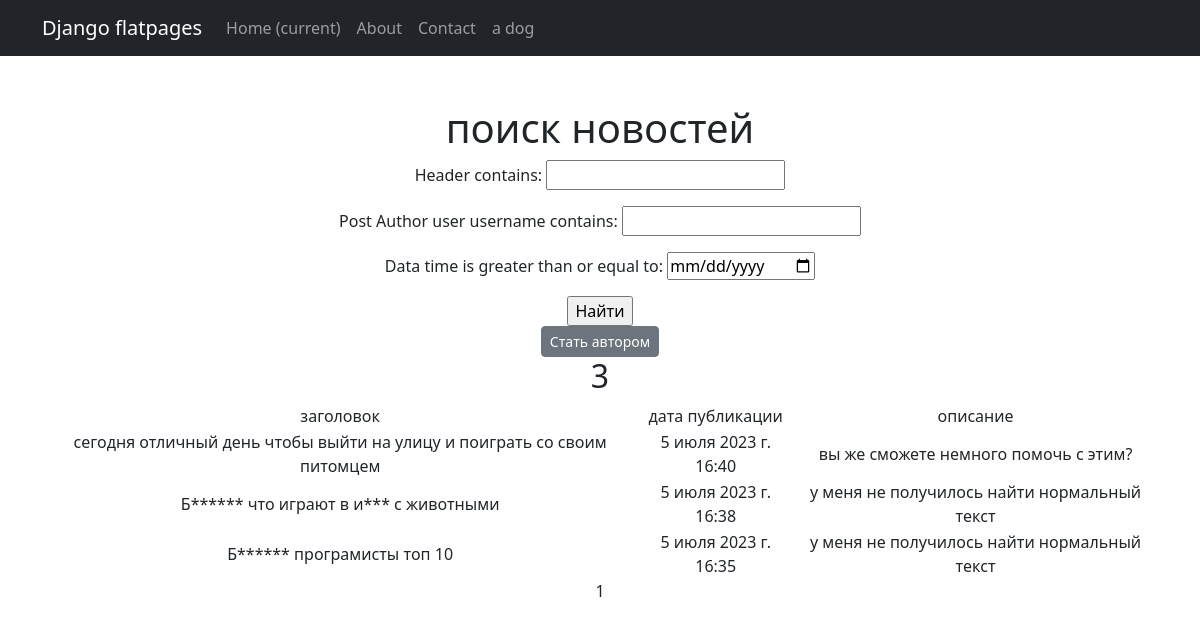
The app's page /news/search/ (signed in), older data.
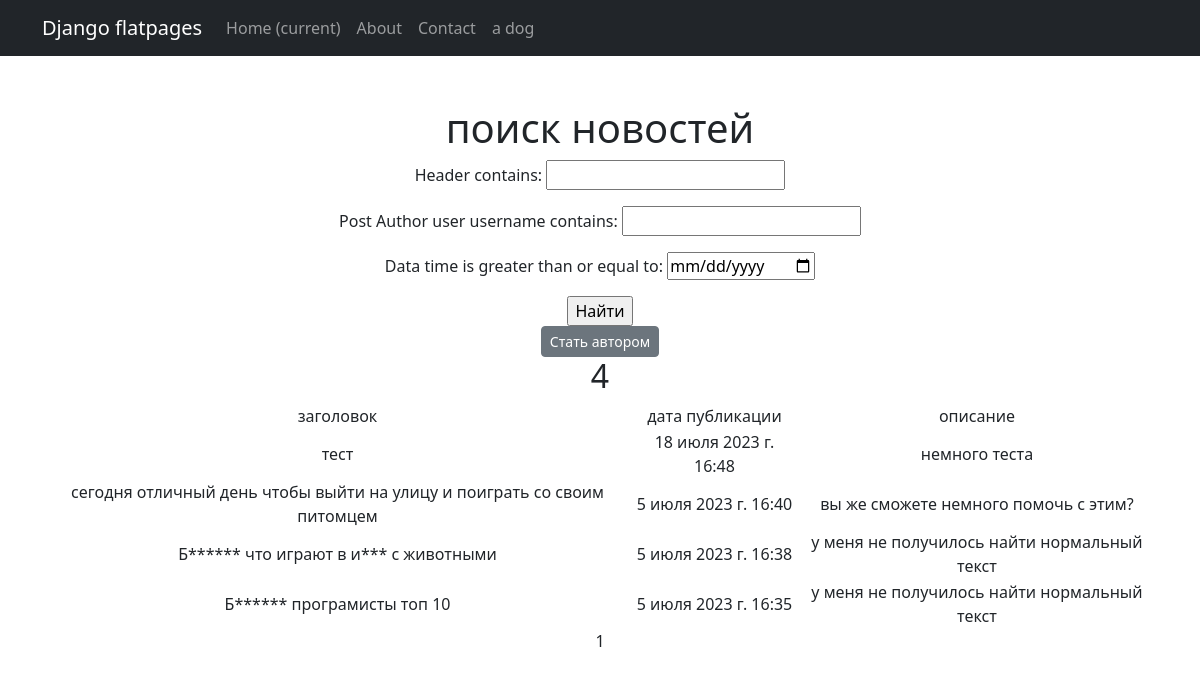
The same page, newer data.
### news/models.py (models this page shows, shortened)
class Post(models.Model):
    Article = "AR"
    New = "NW"
    POSICHEN = [
        (Article, "статья"),
        (New, "новость")
    ]
    post_Author = models.ForeignKey(Author, on_delete=models.CASCADE)
    WIT = models.CharField(max_length=2, choices=POSICHEN)
    data_time = models.DateTimeField(auto_now_add=True)
    category = models.ManyToManyField(Category, through='PostCategory')
    header = models.CharField(max_length=50)
    text = models.TextField(max_length=3000)
    raiting = models.IntegerField(default=0)

### news/views.py (the view)
# urls.py: path('search/', news_search.as_view()),
class news_search(LoginRequiredMixin, ListView):
    model = Post
    ordering = '-id'
    context_object_name = 'news'
    template_name = 'news_search.html'
    paginate_by = 10
    def get_queryset(self):
        queryset = super().get_queryset()
        self.filterset = NewsFilter(self.request.GET, queryset)
        return self.filterset.qs
    def get_context_data(self, **kwargs):
        context = super().get_context_data(**kwargs)
        context['filterset'] = self.filterset
        return context

### news/templatetags/custom_filters.py (called while the page is built)
@register.filter()
def censor(text):
    list_bad_words = ("Блогеры", "игры")
    over_text = text
    for bad_word in list(list_bad_words):
        over_text = over_text.replace(bad_word, bad_word[:1] + '*' * (len(bad_word) - 1))
    return over_text

### templates/news_search.html (shortened to what this page needs)
{% extends 'flatpages/default.html' %}
{% load custom_filters %}
{% block content %}
<h1>поиск новостей</h1>
   <form action="" method="get">
       {{ filterset.form.as_p }}
       <input type="submit" value="Найти" />
   </form>
<a href="{% url 'make' %}" class="btn btn-secondary btn-sm">Стать автором</a>
<h2>{{news|length}}</h2>
{% if news %}
<table>
    <tr>
        <td>заголовок</td>
        <td>дата публикации</td>
        <td>описание</td>
    </tr>
    {% for new in news%}
    <tr>
        <td>{{ new.header|censor }}</td>
        <td>{{ new.data_time }}</td>
        <td>{{ new.text|truncatewords:20 }}</td>
    </tr>
    {% endfor %}
</table>
{% else %}
<h1>таких новостей нет</h1>
{%endif%}
   {{ page_obj.number }}
{% endblock content %}

Row changes from the older to the newer data that the page shows:
added Post: header|censor "тест", data_time "18 июля 2023 г. 16:48", text "немного теста"
Text that changed along with them:
{{ news|length }}: "3" → "4"
